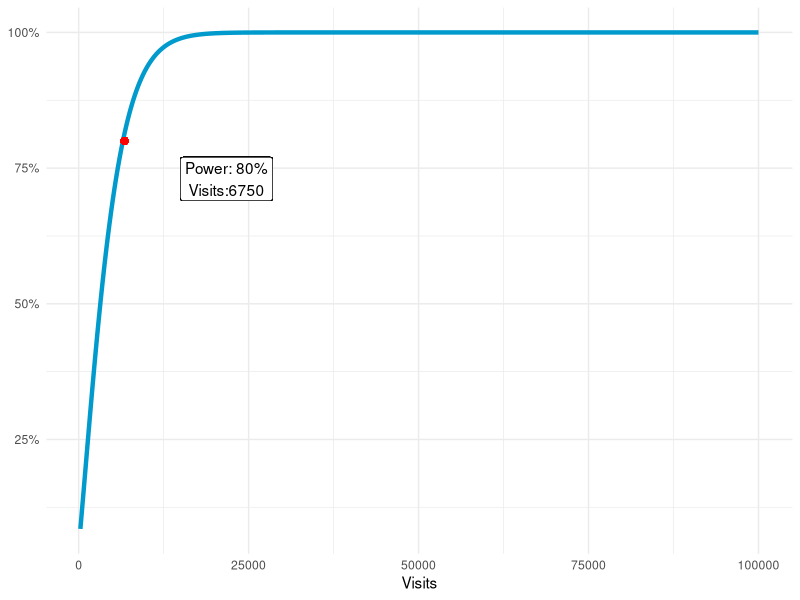

Recreate this plot in R.
require(pwr)
require(ggplot2)
# require(plotly)
require(scales)


n <- seq(250, 100000, by = 250)
p1 <- 0.2
uplift <- 0.1
p2 <- p1*(1 + uplift)

desired_power <- 0.8
sig <- 0.05

power <- sapply(
        n,
        function(.) pwr.2p.test(h = ES.h(p1 = p2, p2 = p1),
                                n = .,
                                sig.level = sig)$power
)

d <- data.frame(n, power)



necessary_n <- with(d,
     n[which(power > desired_power)[1]]
     )

plot_01 <- ggplot(d, aes(x = n, y = power)) +
        theme_minimal()+
        geom_line(size = 1.5, color = "deepskyblue3") +
        scale_y_continuous(name = NULL,
                           labels = percent
        ) +
        xlab("Visits") +
        geom_point(aes(x = necessary_n, y = desired_power),
                   color = "red", size = 2) +
        geom_label(aes(x = necessary_n, y = desired_power),
                   label  = paste0("Power: ", percent(desired_power), "\n",
                                   "Visits:", necessary_n
                        ),
                   position = position_nudge(x = 0.15 * max(n),
                                             y = -0.07 * max(power)
                   ))
#
# plot_02 <- plot_ly(x = n,
#                    y = power,
#                    type = "scatter",
#                    mode = "lines")
#
# plot_02

conclusion <- paste("You need", necessary_n, "visitors to make sure that your A/B test has a", percent(desired_power), "probability to confirm if Plan B will produce a", percent(uplift), "uplift from Plan A's", percent(p1), "conversion rate to", percent(p2), ", due to less than", percent(sig), "random chance.")


# Echo
print(plot_01)
cat(conclusion)
